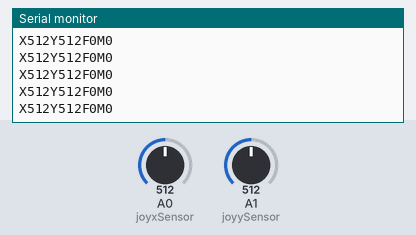
A sketch run on a simulated Arduino Uno, built with avr-gcc and run on an emulated ATmega328P. Shown: the last lines printed to the serial monitor. The inputs (shaded band) are chosen by the test bench; at power-on: A0 (joyxSensor) = 512, A1 (joyySensor) = 512.

Above: at 1.2 s.
1.3 s: A0 (joyxSensor) set to 716
At 1.7 s:
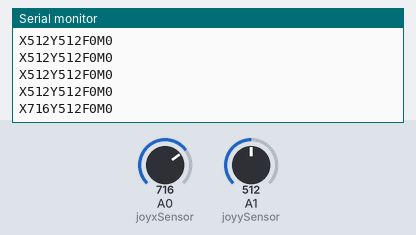
2.8 s: A1 (joyySensor) set to 716
At 2.88 s:
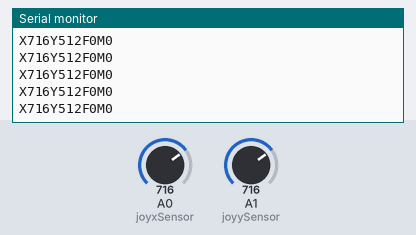
4.3 s: A0 (joyxSensor) set to 900
At 4.36 s:
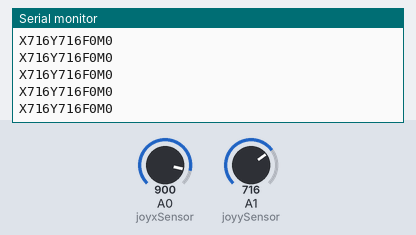
5.8 s: A1 (joyySensor) set to 900
At 5.84 s:
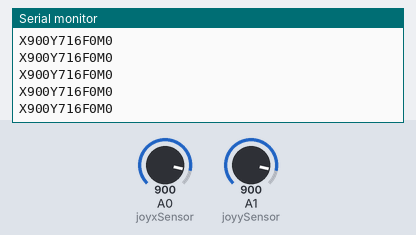
Timing chart, 0 to 8.3 s (numbered marks = the images above; inputs shaded):
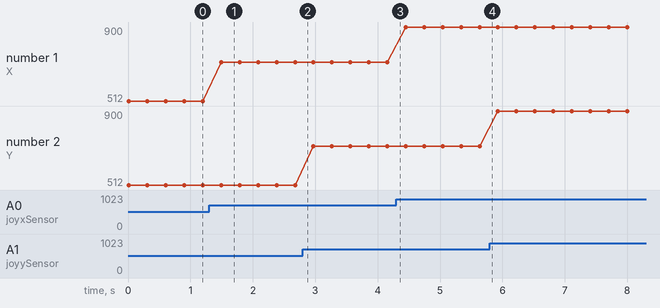

The sketch:

final_project_bluetooth_tx.ino
```cpp
#include <SoftwareSerial.h>
SoftwareSerial BTSerial(2, 3); //TX RX
String send_val = "";
int joyxSensor = 0;
int joyySensor = 1;

int joyx;
int joyy;

int feedSensor = 9;
int modeSensor = 10;

int mode = 0;
int feed = 0;

int mode_val = 0;
int feed_val = 0;
int old_mode_val = 0;
int old_feed_val = 0;

void setup() {
  // put your setup code here, to run once:
  BTSerial.begin(9600);
  Serial.begin(9600);
  pinMode(feedSensor, OUTPUT);
  pinMode(modeSensor, OUTPUT);
}

void loop() {
  feed = 0;
  // put your main code here, to run repeatedly:
  int joyx = analogRead(joyxSensor);
  int joyy = analogRead(joyySensor);
  int feed_val = digitalRead(feedSensor);
  int mode_val = digitalRead(modeSensor);

  if((feed_val == HIGH)&&(old_feed_val == LOW)){
    feed = 1 - feed;
  }

  if((mode_val == HIGH)&&(old_mode_val == LOW)){
    mode = 1 - mode;
  }

  old_feed_val = feed_val;
  old_mode_val = mode_val;

  send_val = "X" + (String)joyx + "Y" + (String)joyy + "F" + (String)feed + "M" + (String)mode;
  BTSerial.println(send_val);
  Serial.println(send_val);
  delay(280);
}
```

Measured:
- after the input at 1.3 s, the serial monitor: prints a new line after 0.19 s (image 1)
- plotted number 1: 512 → 716 after the input at 1.3 s, 716 → 900 after the input at 4.3 s
